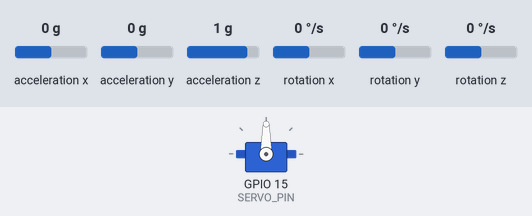
A sketch run on a simulated ESP32. Parts: servo. Wiring (inferred from the names in the program): MPU-6050 motion sensor at I2C address 0x68. Inputs (shaded band) come from the test bench; at power-on: acceleration x 0 g, acceleration y 0 g, acceleration z 1 g, rotation x 0 °/s, rotation y 0 °/s, rotation z 0 °/s. What the sketch prints to the serial monitor is not drawn.

Above: at 1.2 s.
1.3 s: acceleration x set to -1.4 g
3.0 s: acceleration x set to -0.8 g
Timing chart, 0 to 6.0 s (numbered marks = the images above; inputs shaded):
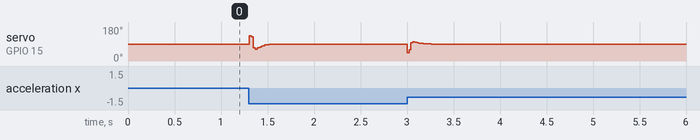

The sketch:

tremor_corr.ino
```cpp
/*
  - Band-pass filter (3-12 Hz) to isolate tremor
  - PD controller drives a servo to counteract tremor
  - Serial outputs: filteredValue (g) and servoAngle (deg)
*/

#include <Wire.h>
#include <ESP32Servo.h>

#define MPU_ADDR 0x68
#define SERVO_PIN 15
#define SAMPLE_HZ 200.0
#define DT (1.0 / SAMPLE_HZ)

Servo myServo;

// --- Filter cutoffs ---
const float F_LOW = 3.0;   // high-pass corner (Hz)
const float F_HIGH = 12.0; // low-pass corner (Hz)

// --- Filter state ---
float hp_y = 0.0, hp_x = 0.0;
float lp_y = 0.0;

// --- Precompute coefficients for simple 1st-order HP then LP ---
float RC_high;
float RC_low;
float alpha_high;
float alpha_low;

// --- PD controller gains ---
float Kp = 45.0;    // proportional gain (maps g -> degrees roughly)
float Kd = 6.0;     // derivative gain (maps g/s -> degrees)
float prev_filtered = 0.0;

// Servo limits & neutral
const int SERVO_NEUTRAL = 90;
const int SERVO_MIN = 45;
const int SERVO_MAX = 135;

unsigned long lastMicros = 0;
unsigned long microsPerSample;

void setup() {
  Serial.begin(115200);
  Wire.begin();

  Wire.beginTransmission(MPU_ADDR);
  Wire.write(0x6B);
  Wire.write(0x00);
  Wire.endTransmission(true);

  delay(50);

  RC_high = 1.0 / (2.0 * PI * F_LOW);
  RC_low  = 1.0 / (2.0 * PI * F_HIGH);
  alpha_high = RC_high / (RC_high + DT);
  alpha_low = DT / (RC_low + DT);

  myServo.attach(SERVO_PIN);
  myServo.write(SERVO_NEUTRAL);

  microsPerSample = (unsigned long)(1e6 / SAMPLE_HZ);
  lastMicros = micros();
  Serial.println("Tremor demo started (MPU6050 via I2C, PD control).");
  Serial.println("Filtered_g\tServoAngle");
}

void loop() {
  unsigned long now = micros();
  if (now - lastMicros < microsPerSample) return;
  lastMicros += microsPerSample;

  // Read accelerometer and gyro
  int16_t ax, ay, az, gx, gy, gz;
  readMPU6050All(ax, ay, az, gx, gy, gz);

  // Convert acceleration raw to g
  float ax_g = (float)ax / 16384.0;
  float ay_g = (float)ay / 16384.0;
  float az_g = (float)az / 16384.0;

  float rawSignal = ax_g;

  // HP then LP
  float hp_out = alpha_high * (hp_y + rawSignal - hp_x);
  hp_x = rawSignal;
  hp_y = hp_out;

  lp_y = lp_y + alpha_low * (hp_out - lp_y);
  float filtered = lp_y;

  float derivative = (filtered - prev_filtered) / DT;


  // We want to move servo opposite to sign of tremor: control = -Kp*filtered - Kd*derivative
  float controlDeg = -Kp * filtered - Kd * derivative;

  int servoAngle = SERVO_NEUTRAL + (int)round(controlDeg);
  servoAngle = constrain(servoAngle, SERVO_MIN, SERVO_MAX);
  myServo.write(servoAngle);

  Serial.print(filtered, 5);
  Serial.print("\t");
  Serial.println(servoAngle);

  prev_filtered = filtered;
}

void readMPU6050All(int16_t &ax, int16_t &ay, int16_t &az, int16_t &gx, int16_t &gy, int16_t &gz) {
  Wire.beginTransmission(MPU_ADDR);
  Wire.write(0x3B);
  Wire.endTransmission(false);
  Wire.requestFrom(MPU_ADDR, (uint8_t)14, (uint8_t)true);

  if (Wire.available() >= 14) {
    ax = (Wire.read() << 8) | Wire.read();
    ay = (Wire.read() << 8) | Wire.read();
    az = (Wire.read() << 8) | Wire.read();
    int16_t temp = (Wire.read() << 8) | Wire.read();
    gx = (Wire.read() << 8) | Wire.read();
    gy = (Wire.read() << 8) | Wire.read();
    gz = (Wire.read() << 8) | Wire.read();
  } else {
    // if read failed, return zeros so to avoid big jumps
    ax = ay = az = gx = gy = gz = 0;
  }
}
```
